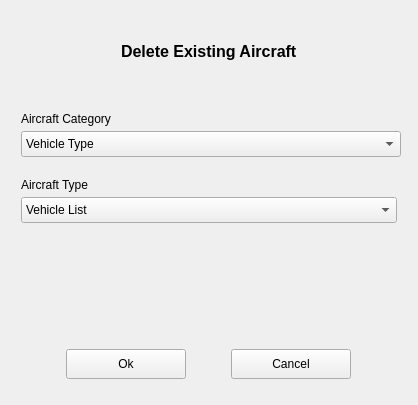
<?xml version="1.0" encoding="UTF-8"?>
<ui version="4.0">
 <class>DeleteAircraftDialog</class>
 <widget class="QWidget" name="DeleteAircraftDialog">
  <property name="geometry">
   <rect>
    <x>0</x>
    <y>0</y>
    <width>418</width>
    <height>405</height>
   </rect>
  </property>
  <property name="minimumSize">
   <size>
    <width>418</width>
    <height>405</height>
   </size>
  </property>
  <property name="maximumSize">
   <size>
    <width>418</width>
    <height>405</height>
   </size>
  </property>
  <property name="windowTitle">
   <string>Delete Aircraft</string>
  </property>
  <layout class="QGridLayout" name="gridLayout_2">
   <item row="0" column="0">
    <layout class="QVBoxLayout" name="verticalLayout">
     <property name="spacing">
      <number>5</number>
     </property>
     <property name="leftMargin">
      <number>10</number>
     </property>
     <property name="topMargin">
      <number>0</number>
     </property>
     <property name="rightMargin">
      <number>10</number>
     </property>
     <property name="bottomMargin">
      <number>10</number>
     </property>
     <item>
      <layout class="QHBoxLayout" name="horizontalLayout_2">
       <property name="spacing">
        <number>10</number>
       </property>
       <property name="leftMargin">
        <number>10</number>
       </property>
       <property name="topMargin">
        <number>0</number>
       </property>
       <property name="rightMargin">
        <number>10</number>
       </property>
       <property name="bottomMargin">
        <number>0</number>
       </property>
       <item>
        <widget class="QLabel" name="mDialogGraphic">
         <property name="minimumSize">
          <size>
           <width>80</width>
           <height>80</height>
          </size>
         </property>
         <property name="maximumSize">
          <size>
           <width>80</width>
           <height>80</height>
          </size>
         </property>
         <property name="text">
          <string/>
         </property>
         <property name="pixmap">
          <pixmap resource="resources/icons.qrc">:/icons/Light/64x64/aircraft.png</pixmap>
         </property>
         <property name="scaledContents">
          <bool>true</bool>
         </property>
        </widget>
       </item>
       <item>
        <widget class="QLabel" name="label_2">
         <property name="minimumSize">
          <size>
           <width>0</width>
           <height>80</height>
          </size>
         </property>
         <property name="maximumSize">
          <size>
           <width>16777215</width>
           <height>80</height>
          </size>
         </property>
         <property name="font">
          <font>
           <pointsize>12</pointsize>
           <weight>75</weight>
           <bold>true</bold>
          </font>
         </property>
         <property name="text">
          <string>Delete Existing Aircraft</string>
         </property>
        </widget>
       </item>
      </layout>
     </item>
     <item>
      <widget class="QLabel" name="VehicleCategoryLabel">
       <property name="minimumSize">
        <size>
         <width>0</width>
         <height>30</height>
        </size>
       </property>
       <property name="maximumSize">
        <size>
         <width>16777215</width>
         <height>30</height>
        </size>
       </property>
       <property name="text">
        <string>Aircraft Category</string>
       </property>
       <property name="alignment">
        <set>Qt::AlignBottom|Qt::AlignLeading|Qt::AlignLeft</set>
       </property>
      </widget>
     </item>
     <item>
      <widget class="QComboBox" name="mVehicleTypeComboBox">
       <property name="minimumSize">
        <size>
         <width>380</width>
         <height>26</height>
        </size>
       </property>
       <property name="maximumSize">
        <size>
         <width>380</width>
         <height>16777215</height>
        </size>
       </property>
       <item>
        <property name="text">
         <string>Vehicle Type</string>
        </property>
       </item>
      </widget>
     </item>
     <item>
      <widget class="QLabel" name="VehicleTypeLabel">
       <property name="minimumSize">
        <size>
         <width>0</width>
         <height>30</height>
        </size>
       </property>
       <property name="maximumSize">
        <size>
         <width>16777215</width>
         <height>30</height>
        </size>
       </property>
       <property name="text">
        <string>Aircraft Type</string>
       </property>
       <property name="alignment">
        <set>Qt::AlignBottom|Qt::AlignLeading|Qt::AlignLeft</set>
       </property>
      </widget>
     </item>
     <item>
      <widget class="QComboBox" name="mVehicleListComboBox">
       <property name="minimumSize">
        <size>
         <width>0</width>
         <height>26</height>
        </size>
       </property>
       <item>
        <property name="text">
         <string>Vehicle List</string>
        </property>
       </item>
      </widget>
     </item>
     <item>
      <spacer name="verticalSpacer">
       <property name="orientation">
        <enum>Qt::Vertical</enum>
       </property>
       <property name="sizeHint" stdset="0">
        <size>
         <width>20</width>
         <height>40</height>
        </size>
       </property>
      </spacer>
     </item>
     <item>
      <layout class="QHBoxLayout" name="horizontalLayout">
       <property name="spacing">
        <number>5</number>
       </property>
       <property name="leftMargin">
        <number>5</number>
       </property>
       <property name="topMargin">
        <number>5</number>
       </property>
       <property name="rightMargin">
        <number>5</number>
       </property>
       <property name="bottomMargin">
        <number>5</number>
       </property>
       <item>
        <widget class="QPushButton" name="mOkButton">
         <property name="minimumSize">
          <size>
           <width>0</width>
           <height>30</height>
          </size>
         </property>
         <property name="maximumSize">
          <size>
           <width>120</width>
           <height>16777215</height>
          </size>
         </property>
         <property name="text">
          <string>Ok</string>
         </property>
        </widget>
       </item>
       <item>
        <widget class="QPushButton" name="mCancelButton">
         <property name="minimumSize">
          <size>
           <width>0</width>
           <height>30</height>
          </size>
         </property>
         <property name="maximumSize">
          <size>
           <width>120</width>
           <height>16777215</height>
          </size>
         </property>
         <property name="text">
          <string>Cancel</string>
         </property>
        </widget>
       </item>
      </layout>
     </item>
    </layout>
   </item>
  </layout>
 </widget>
 <resources>
  <include location="resources/icons.qrc"/>
 </resources>
 <connections/>
</ui>
